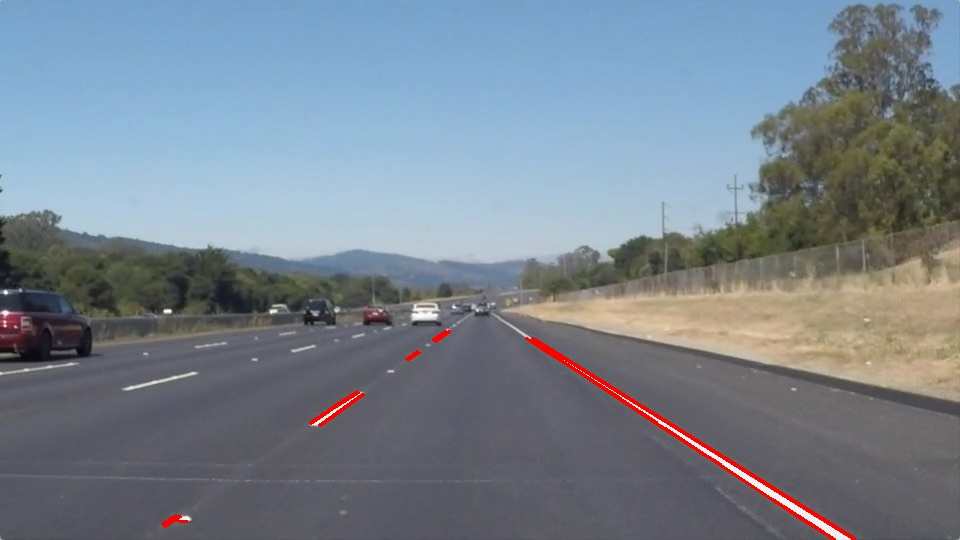
#> input picture LaneDetection/line-segments-example.jpg, 960 x 540 px; its folder holds only this picture in this run
$ python -i method.py   (imports and definitions only)   (older library calls are emulated)
#> lines starting #> are read from the running program, lines starting #| are printed output that depends on the picture; after the words box and inside, x2 and y2 are one past the last pixel; in counts of white or black regions, pixels touching at a corner belong together
import matplotlib.pyplot as plt
import matplotlib.image as mping
import numpy as np
import cv2
import glob
import pickle


def color_gradient_threshold(image_undistorted):
    ksize = 15
    hsv= cv2.cvtColor(image_undistorted,cv2.COLOR_RGB2HSV)
    s_channel = hsv[:,:,1]
# 原图进行梯度（边缘）检测
    gradx=abs_sobel_thresh(image_undistorted,orient='x',sobel_kernel=ksize,thresh=(50,90))
    grady=abs_sobel_thresh(image_undistorted,orient='y',sobel_kernel=ksize,thresh=(30,90))
# 原图进行颜色阈检测
    c_binary=color_thresh(image_undistorted,s_thresh=(70,100),l_thresh=(60,255),b_thresh=(50,255),v_thresh=(150,255))
    rgb_binary=rgb_select(image_undistorted,r_thresh=(225,255),g_thresh=(225,255),b_thresh=(0,255))
    combined_binary = np.zeros_like(s_channel)
# 将梯度检测结果和颜色阈检测结果进行组合叠加
    combined_binary[((gradx == 1) & (grady == 1) | (c_binary == 1) | (rgb_binary==1))] = 255
# 输出处理后的图片
    color_binary = combined_binary
    return color_binary, combined_binary

def abs_sobel_thresh(image, orient='x', sobel_kernel=3, thresh=(0, 255)):
# 计算X或Y方向的方向梯度
    # 转化成灰度图像
    gray = cv2.cvtColor(image, cv2.COLOR_RGB2GRAY)
    # 求X或Y方向的方向梯度
    if orient == 'x':
        abs_sobel = np.absolute(cv2.Sobel(gray, cv2.CV_64F, 1, 0, ksize=sobel_kernel))
    if orient == 'y':
        abs_sobel = np.absolute(cv2.Sobel(gray, cv2.CV_64F, 0, 1, ksize=sobel_kernel))
    # 数据重新缩放
    scaled_sobel = np.uint8(255*abs_sobel/np.max(abs_sobel))
    # 创建一个空矩阵，黑图片
    grad_binary = np.zeros_like(scaled_sobel)
    # 梯度在阈值范围内的，图片点亮
    grad_binary[(scaled_sobel >= thresh[0]) & (scaled_sobel <= thresh[1])] = 1
    return grad_binary

# 使用hsv中的s通道，lab中的b通道，luv中的l通道，hsv中的v通道
def color_thresh(image, s_thresh, l_thresh, b_thresh, v_thresh):
    # 颜色阈变化，分别将RGB图像转化成LUV，HLS，HSV，lab图像（分别用LUV，HLS，HSV，LAB
    # 方式来表示同一张RGB图像）
    luv= cv2.cvtColor(image, cv2.COLOR_RGB2LUV)
    hls = cv2.cvtColor(image, cv2.COLOR_RGB2HLS)
    hsv = cv2.cvtColor(image,cv2.COLOR_RGB2HSV)
    lab=cv2.cvtColor(image, cv2.COLOR_RGB2LAB)
    # 提取hsv中的s通道，lab中的b通道，luv中的l通道，hsv中的v通道
    s_channel = hsv[:,:,1]
    b_channel=lab[:,:,2]
    l_channel = luv[:,:,0]
    v_channel= hsv[:,:,2]
    # 提取S通道中符合阈值的像素点
    s_binary = np.zeros_like(s_channel)
    s_binary[(s_channel > s_thresh[0]) & (s_channel <= s_thresh[1])] = 1
    # 提取b通道中符合阈值的像素点
    b_binary = np.zeros_like(b_channel)
    b_binary[(b_channel > b_thresh[0]) & (b_channel <= b_thresh[1])] = 1
    # 提取l通道中符合阈值的像素点
    l_binary = np.zeros_like(l_channel)
    l_binary[(l_channel > l_thresh[0]) & (l_channel <= l_thresh[1])] = 1
    # 提取v通道中符合阈值的像素点
    v_binary = np.zeros_like(v_channel)
    v_binary[(v_channel > v_thresh[0]) & (v_channel <= v_thresh[1])] = 1
    # 提取同时满足以上4个通道阈值的像素点
    combined = np.zeros_like(s_channel)
    combined[((s_binary == 1) & (b_binary == 1) & (l_binary == 1) & (v_binary == 1))] = 1

    return combined

def rgb_select(img, r_thresh, g_thresh, b_thresh):
    r_channel = img[:,:,0]
    g_channel=img[:,:,1]
    b_channel = img[:,:,2]
    r_binary = np.zeros_like(r_channel)
    r_binary[(r_channel > r_thresh[0]) & (r_channel <= r_thresh[1])] = 1

    g_binary = np.zeros_like(g_channel)
    g_binary[(g_channel > g_thresh[0]) & (g_channel <= g_thresh[1])] = 1

    b_binary = np.zeros_like(b_channel)
    b_binary[(b_channel > b_thresh[0]) & (b_channel <= b_thresh[1])] = 1

    combined = np.zeros_like(r_channel)
    combined[((r_binary == 1) & (g_binary == 1) & (b_binary == 1))] = 1
    return combined

def region_of_interest(img, vertices):
    mask = np.zeros_like(img)
    if len(img.shape) > 2:
        channel_count = img.shape[2]  # i.e. 3 or 4 depending on your image
        ignore_mask_color = (255,) * channel_count
    else:
        ignore_mask_color = 255
    cv2.fillPoly(mask, vertices, ignore_mask_color)
    masked_image = cv2.bitwise_and(img, mask)
    return masked_image

def apply_region_of_interest_mask(image):
    x_factor = 40
    y_factor = 60
    vertices = np.array([[
        (0,image.shape[0]),
        (((image.shape[1]/2)- x_factor), (image.shape[0]/2)+ y_factor),
         (((image.shape[1]/2) + x_factor), (image.shape[0]/2)+ y_factor),
         (image.shape[1],image.shape[0])]], dtype=np.int32)
    return region_of_interest(image, vertices)

# 透视变换，输入为原图和进行阈值检测后的图
def perspective_transform(image_undistorted, combined_binary):
# 定义原图中待映射的4个点坐标
    top_left = [560, 470]
    top_right = [730, 470]
    bottom_right = [1080, 720]
    bottom_left = [200, 720]
# 定义映射后的4个点的坐标
    top_left_dst = [200,0]
    top_right_dst = [1100,0]
    bottom_right_dst = [1100,720]
    bottom_left_dst = [200,720]
    img_size = (image_undistorted.shape[1], image_undistorted.shape[0])
# 数据格式整理
    src = np.float32([top_left,top_right, bottom_right, bottom_left] )
    dst = np.float32([top_left_dst, top_right_dst, bottom_right_dst, bottom_left_dst])
# 求映射的关系矩阵
    M = cv2.getPerspectiveTransform(src, dst)
    Minv = cv2.getPerspectiveTransform(dst, src)
# 输出透视变换后的图片
    warped  = cv2.warpPerspective(combined_binary, M, img_size)
    return warped, Minv

def finding_line(warped):
    # 将warped中从360行开始加到720行；
    histogram2 = np.sum(warped[warped.shape[0]//2:,:], axis=0)
    out_img = np.dstack((warped, warped, warped))*255
    midpoint = np.int(histogram2.shape[0]/2)

    leftx_base = np.argmax(histogram2[:midpoint])
    rightx_base = np.argmax(histogram2[midpoint:])+midpoint
    nwindows = 5
    window_height = np.int(warped.shape[0]/nwindows)
    nonzero = warped.nonzero()

    nonzeroy = np.array(nonzero[0])
    nonzerox = np.array(nonzero[1])
    leftx_current = leftx_base
    rightx_current = rightx_base
    margin = 100
    minpix = 50
    left_lane_inds = []
    right_lane_inds = []

    for window in range(nwindows):
        win_y_low = warped.shape[0]-(window+1)*window_height
        win_y_high = warped.shape[0]-window*window_height
        win_xleft_low = leftx_current-margin
        win_xleft_high = leftx_current+margin
        win_xright_low = rightx_current - margin
        win_xright_high = rightx_current + margin
        cv2.rectangle(out_img,(win_xleft_low,win_y_low),(win_xleft_high,win_y_high),
        (0,255,0), 2)
        cv2.rectangle(out_img,(win_xright_low,win_y_low),(win_xright_high,win_y_high),
        (0,255,0), 2)
        good_left_inds = ((nonzeroy >= win_y_low) & (nonzeroy < win_y_high) &
        (nonzerox >= win_xleft_low) &  (nonzerox < win_xleft_high)).nonzero()[0]
        good_right_inds = ((nonzeroy >= win_y_low) & (nonzeroy < win_y_high) &
        (nonzerox >= win_xright_low) &  (nonzerox < win_xright_high)).nonzero()[0]
        left_lane_inds.append(good_left_inds)
        right_lane_inds.append(good_right_inds)


        if len(good_left_inds) > minpix:
            leftx_current = np.int(np.mean(nonzerox[good_left_inds]))
        if len(good_right_inds) > minpix:
            rightx_current = np.int(np.mean(nonzerox[good_right_inds]))

    left_lane_inds = np.concatenate(left_lane_inds)
    right_lane_inds = np.concatenate(right_lane_inds)

    leftx = nonzerox[left_lane_inds]
    lefty = nonzeroy[left_lane_inds]
    rightx = nonzerox[right_lane_inds]
    righty = nonzeroy[right_lane_inds]
    left_fit = np.polyfit(lefty, leftx, 2)
    right_fit = np.polyfit(righty, rightx, 2)
    ploty = np.linspace(0, warped.shape[0]-1, warped.shape[0] )
    left_fitx = left_fit[0]*ploty**2 + left_fit[1]*ploty + left_fit[2]
    right_fitx = right_fit[0]*ploty**2 + right_fit[1]*ploty + right_fit[2]
#     out_img[nonzeroy[left_lane_inds], nonzerox[left_lane_inds]] = [255, 0, 0]
    out_img[nonzeroy[right_lane_inds], nonzerox[right_lane_inds]] = [0, 0, 255]


        # 找出左车道线附近的像素点序号；
    left_lane_inds = ((nonzerox > (left_fit[0]*(nonzeroy**2) + left_fit[1]*nonzeroy +
    left_fit[2] - margin)) & (nonzerox < (left_fit[0]*(nonzeroy**2) +
    left_fit[1]*nonzeroy + left_fit[2] + margin)))
         # 找出右车道线附近的像素点序号；
    right_lane_inds = ((nonzerox > (right_fit[0]*(nonzeroy**2) + right_fit[1]*nonzeroy +
    right_fit[2] - margin)) & (nonzerox < (right_fit[0]*(nonzeroy**2) +
    right_fit[1]*nonzeroy + right_fit[2] + margin)))
    print(left_lane_inds)
    print(right_lane_inds)

    return left_fitx, right_fitx,out_img, left_fit, right_fit,left_lane_inds,right_lane_inds

# [57 lines left out: functions CalculateCurvature, overlay_text_on_image, not called in this run]

def main_pipline(image_0):

    #1 畸变矫正
    #image_0 = cv2.undistort(image_0, mtx, dist, None, mtx)

    #2 颜色与梯度阈
    color_binary, combined_binary = color_gradient_threshold(image_0)

    #3 感兴趣区域
    masked = apply_region_of_interest_mask(combined_binary)

    #4 透视变换
    warped_0, Minv = perspective_transform(masked, combined_binary)

    #5 滑动窗车道线提取
    left_fitx, right_fitx, out_img,left_fit, right_fit,left_lane_inds,right_lane_inds = finding_line(warped_0)

    #6 计算车道线的曲率
    avg_curverad, dist_from_center = CalculateCurvature(warped_0,left_fit, right_fit, left_lane_inds, right_lane_inds)

    #7 在图像上画车道线

    warp_zero = np.zeros_like(warped_0).astype(np.uint8)
    color_warp = np.dstack((warp_zero, warp_zero, warp_zero))
    pts_left = np.array([np.transpose(np.vstack([left_fitx, ploty]))])
    pts_right = np.array([np.flipud(np.transpose(np.vstack([right_fitx, ploty])))])
    pts = np.hstack((pts_left, pts_right))
    cv2.fillPoly(color_warp, np.int_([pts]), (0,255, 0))
    newwarp = cv2.warpPerspective(color_warp, Minv, (image_0.shape[1], image_0.shape[0]))
    result = cv2.addWeighted(image_0, 1, newwarp, 0.3, 0)

   #8 图像上显示文字
    result = overlay_text_on_image (result, avg_curverad, dist_from_center)
    return result

>>> import cv2
>>> picture = cv2.cvtColor(cv2.imread('line-segments-example.jpg'), cv2.COLOR_BGR2RGB)
>>> result = main_pipline(picture)
#> in color_gradient_threshold, `s_channel = hsv[:,:,1]`:
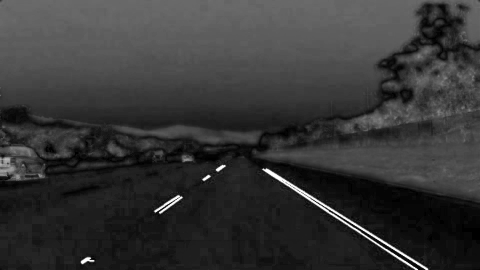
#> s_channel: shape (540, 960) (shown at 1/2 size); min 0, max 255, mean 53.9
#> in color_gradient_threshold, `gradx=abs_sobel_thresh(image_undistorted,orient='x',sobel_kernel=ksize..`:
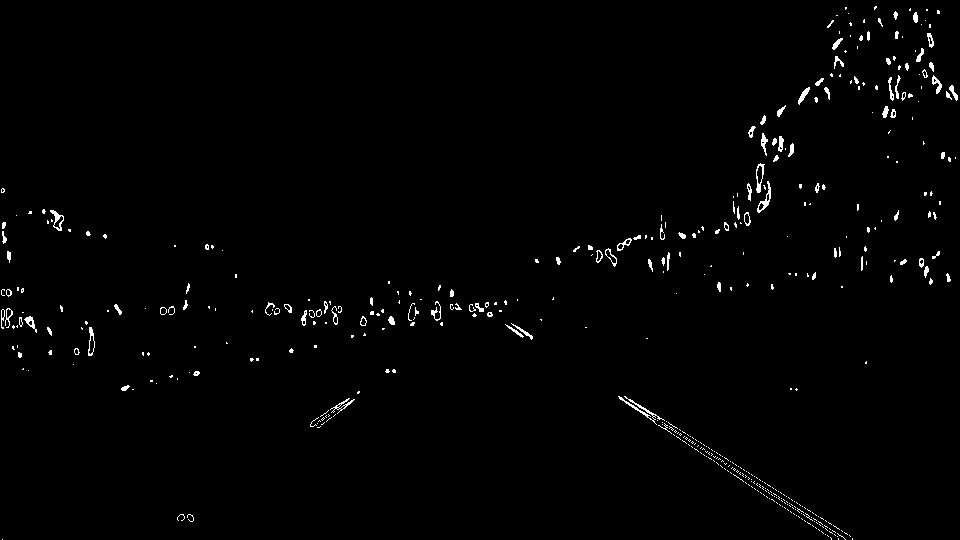
#> gradx: shape (540, 960); values 0 (black) and 1 (white), 1.2% white in thin lines or dots
#> in color_thresh, `b_channel=lab[:,:,2]`:
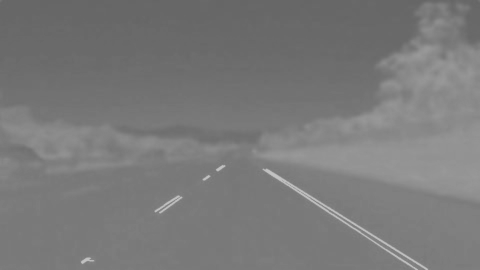
#> b_channel: shape (540, 960) (shown at 1/2 size); min 101, max 195, mean 121.4
#> in rgb_select, `r_channel = img[:,:,0]`:
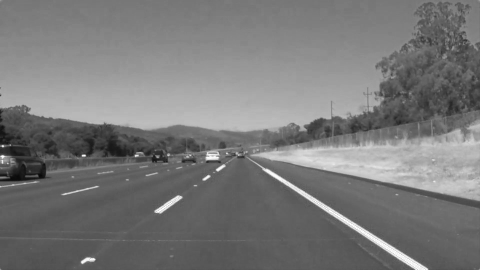
#> r_channel: shape (540, 960) (shown at 1/2 size); min 8, max 255, mean 120.8
#> in rgb_select, `b_channel = img[:,:,2]`:
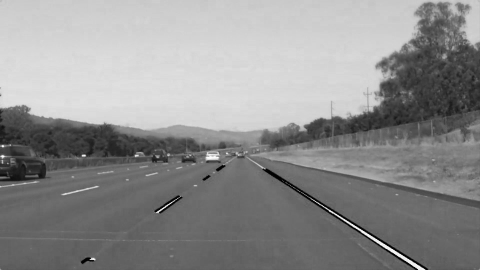
#> b_channel: shape (540, 960) (shown at 1/2 size); min 0, max 255, mean 142.5
#> in region_of_interest, `masked_image = cv2.bitwise_and(img, mask)`:
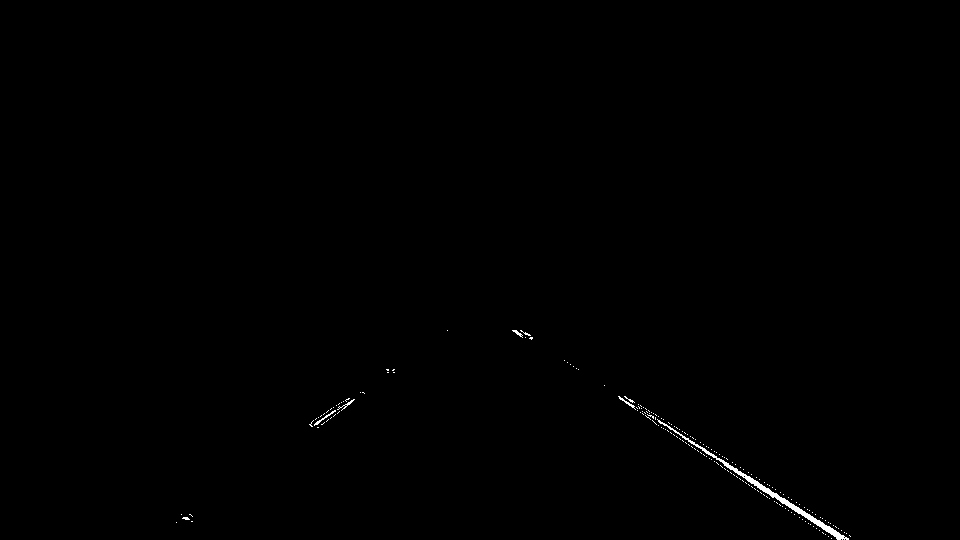
#> masked_image: shape (540, 960); 0.27% white; 189 white regions (184 under 20 px), largest, box (x1, y1, x2, y2) and area: (657, 419, 849, 540) 879, (314, 410, 336, 426) 51, (618, 396, 636, 410) 43, (337, 399, 355, 411) 40, (512, 330, 523, 338) 30
#> in main_pipline, `warped_0, Minv = perspective_transform(masked, combined_binary)`: Minv = [[0.189, -0.724, 522.2], [-1.69e-16, -0.46, 470], [-2.49e-19, -0.00112, 1]]
#> in finding_line, `histogram2 = np.sum(warped[warped.shape[0]//2:,:], axis=0)`: histogram2 = 960 values from 0 to 0
#> in finding_line, `leftx_base = np.argmax(histogram2[:midpoint])`: leftx_base = 0
#> in finding_line, `rightx_base = np.argmax(histogram2[midpoint:])+midpoint`: rightx_base = 480
#> in finding_line, `nonzero = warped.nonzero()`: nonzero = (empty array, empty array)
#> in finding_line, `nonzeroy = np.array(nonzero[0])`: nonzeroy = empty array
#> in finding_line, `leftx_current = leftx_base`: leftx_current = 0
#> in finding_line, `rightx_current = rightx_base`: rightx_current = 480
#> after the loop in finding_line, `for window in range(nwindows):`:
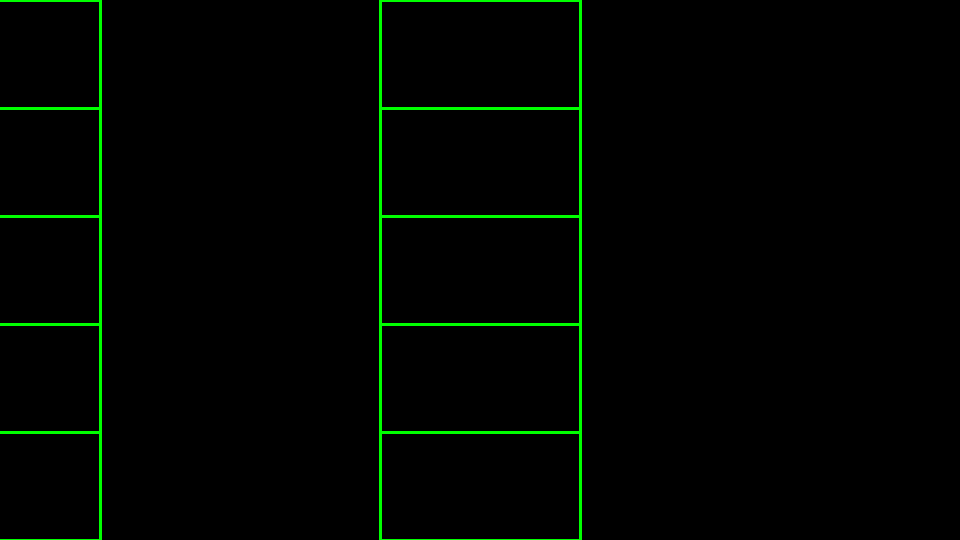
#> out_img: shape (540, 960, 3); mean of channels 0, 1, 2 0, 4.6, 0; drawn as B, G, R
#> after the loop in finding_line, `for window in range(nwindows):`: left_lane_inds = [empty array, empty array, empty array, empty array, empty array]; right_lane_inds has the same summary as left_lane_inds
#> in finding_line, `left_lane_inds = np.concatenate(left_lane_inds)`: left_lane_inds = empty array
#> (the run stopped early here; a loop or call above may not have finished)

$ run again, on LaneDetection/test.jpg
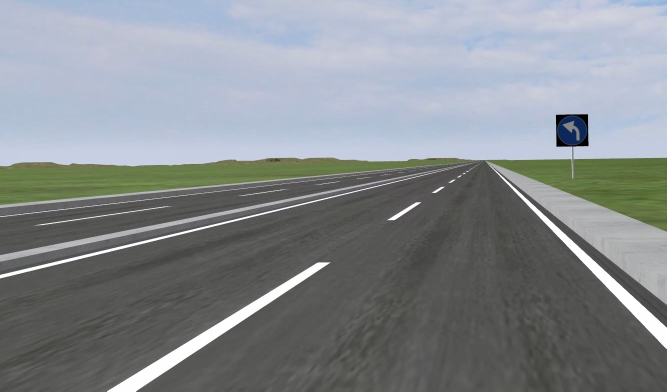
#> input picture LaneDetection/test.jpg, 1333 x 783 px (shown at 1/2 size)
#> hsv: shape (783, 1333, 3); mean H, S, V 67.2, 24.5, 147.2
#> gradx: shape (783, 1333); values 0 (black) and 1 (white), 0.67% white in thin lines or dots, all inside (x1, y1, x2, y2) = (9, 227, 1332, 783)
#> grady: shape (783, 1333); values 0 (black) and 1 (white), 3.6% white in thin lines or dots, all inside (x1, y1, x2, y2) = (0, 225, 1333, 782)
#> luv: shape (783, 1333, 3); mean of channels 0, 1, 2 144.6, 94.3, 132.3
#> hls: shape (783, 1333, 3); mean of channels 0, 1, 2 67.2, 139.3, 34
#> lab: shape (783, 1333, 3); mean of channels 0, 1, 2 145.1, 127.2, 125.6
#> c_binary: shape (783, 1333); values 0 (black) and 1 (white), 0.04% white; 5 white regions (4 under 20 px), largest, box (x1, y1, x2, y2) and area: (1271, 0, 1333, 11) 395
#> rgb_binary: shape (783, 1333); values 0 (black) and 1 (white), 2.1% white; 150 white regions (140 under 20 px), largest, box (x1, y1, x2, y2) and area: (215, 526, 659, 783) 10499, (979, 330, 1333, 697) 7619, (0, 364, 786, 556) 3057
#> color_binary: shape (783, 1333); 2.4% white; 428 white regions (412 under 20 px), largest, box (x1, y1, x2, y2) and area: (215, 524, 661, 783) 10509, (971, 323, 1333, 698) 8250, (0, 364, 786, 556) 3057
#> mask: shape (783, 1333); 22.5% white; 1 white region, box (x1, y1, x2, y2) and area: (1, 451, 1333, 783) 234853
#> masked_image: shape (783, 1333); 1% white; 215 white regions (214 under 20 px), largest, box (x1, y1, x2, y2) and area: (215, 524, 661, 783) 10509
#> Minv = [[0.189, -0.724, 522.2], [-1.69e-16, -0.46, 470], [-2.49e-19, -0.00112, 1]]
#> histogram2 = 1333 values, max 16882 at index 608, min 0 at index 0, mean 3678
#> leftx_base = 608
#> rightx_base = 666
#> in finding_line, `nonzero = warped.nonzero()`: nonzero = 22293 positions, rows 420 to 749, columns 285 to 697
#> in finding_line, `leftx_current = leftx_base`: leftx_current = 608
#> in finding_line, `rightx_current = rightx_base`: rightx_current = 666
#> the loop in finding_line, `for window in range(nwindows):` made 5 passes
#> (win_xleft_low, win_xleft_high, win_xright_low, win_xright_high, leftx_current, rightx_current) on passes 2 to 3: (508, 708, 566, 766, 563, 595), (463, 663, 495, 695, 626, 637)
#> after the loop in finding_line, `for window in range(nwindows):`:
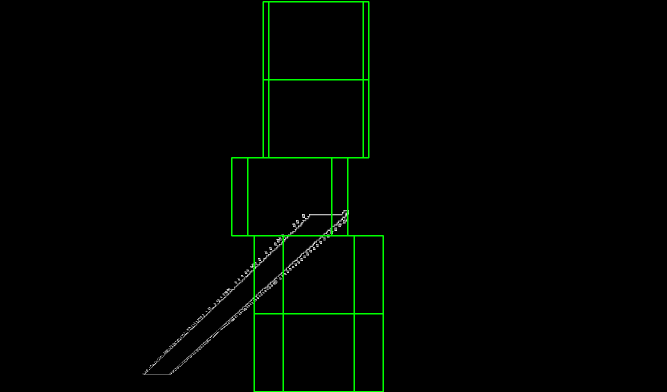
#> out_img: shape (783, 1333, 3) (shown at 1/2 size); mean of channels 0, 1, 2 0.7, 4, 0.7; drawn as B, G, R
#> after the loop in finding_line, `for window in range(nwindows):`: left_lane_inds = 5 items
#> in finding_line, `left_lane_inds = np.concatenate(left_lane_inds)`: left_lane_inds = 10124 values, max 13457 at index 7323, min 100 at index 7324, mean 5935.2
#> in finding_line, `right_lane_inds = np.concatenate(right_lane_inds)`: right_lane_inds = 6924 values, max 9989 at index 3349, min 0 at index 3350, mean 3711.4
#> leftx = 10124 values, max 662 at index 7373, min 508 at index 4103, mean 581.1
#> lefty = 10124 values, max 603 at index 7321, min 428 at index 7324, mean 500.7
#> in finding_line, `rightx = nonzerox[right_lane_inds]`: rightx = 6924 values, max 694 at index 3357, min 563 at index 6758, mean 617.2
#> in finding_line, `righty = nonzeroy[right_lane_inds]`: righty = 6924 values, max 553 at index 3348, min 420 at index 3350, mean 471.8
#> in finding_line, `left_fit = np.polyfit(lefty, leftx, 2)`: left_fit = [0.000743, -1.64, 1213.6]
#> in finding_line, `right_fit = np.polyfit(righty, rightx, 2)`: right_fit = [0.00468, -5.3, 2072.8]
#> in finding_line, `left_fitx = left_fit[0]*ploty**2 + left_fit[1]*ploty + left_fit[2]`: left_fitx = 783 values, max 1213.6 at index 0, min 387.1 at index 782, mean 724.7
#> in finding_line, `right_fitx = right_fit[0]*ploty**2 + right_fit[1]*ploty + right_fit[2]`: right_fitx = 783 values, max 2072.8 at index 0, min 571.5 at index 566, mean 954.5
#> in finding_line, `out_img[nonzeroy[right_lane_inds], nonzerox[right_lane_inds]] = [0, 0,..`:
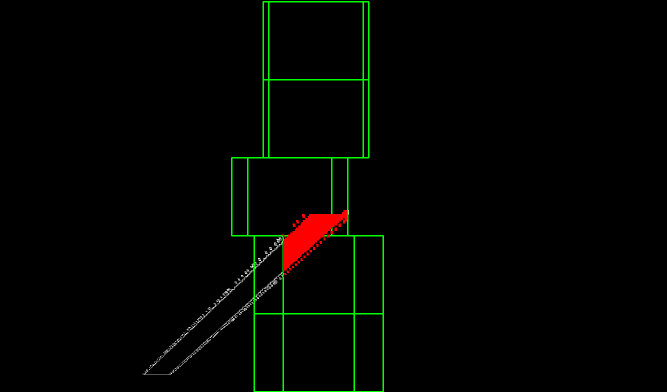
#> out_img: shape (783, 1333, 3) (shown at 1/2 size); 0.66% of pixels changed, all inside (x1, y1, x2, y2) = (563, 420, 695, 554); drawn as B, G, R
#> (printed output is left out)
#> (printed output is left out)
#> in main_pipline, `left_fitx, right_fitx, out_img,left_fit, right_fit,left_lane_inds,righ..`: left_fit = [0.000743, -1.64, 1213.6]; right_fit = [0.00468, -5.3, 2072.8]
#> in CalculateCurvature, `rightx = nonzerox[r_lane_inds]`: rightx = 12953 values, max 697 at index 10, min 472 at index 10611, mean 573.5
#> in CalculateCurvature, `righty = nonzeroy[r_lane_inds]`: righty = 12953 values from 420 to 621
#> left_fit_cr = [0.0003, -0.114, 4.48]
#> right_fit_cr = [0.00338, -0.239, 5.75]
#> left_curverad = 1690.8
#> right_curverad = 148.2
#> in CalculateCurvature, `avg_curverad = (left_curverad + right_curverad) / 2`: avg_curverad = 919.5
#> left_lane_pix = 386.6
#> right_lane_pix = 791.8
#> center_of_lane_pix = 589.2
#> in CalculateCurvature, `dist_from_center = (camera_pos - center_of_lane_pix) * 3.7/960`: dist_from_center = 0.298
#> in main_pipline, `avg_curverad, dist_from_center = CalculateCurvature(warped_0,left_fit,..`: avg_curverad = 919.5; dist_from_center = 0.298
